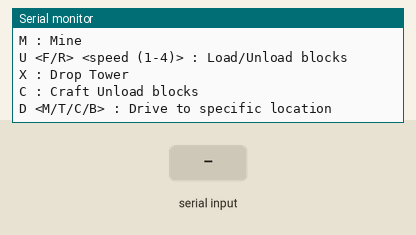
Recording of a sketch running on a simulated Arduino Mega 2560, built with avr-gcc and run on an emulated ATmega2560. Parts: the last lines printed to the serial monitor. The inputs (shaded band) are chosen by the test bench.

Above: at 1.2 s.
1.3 s: "1\n" received over Serial
At 2.3 s:
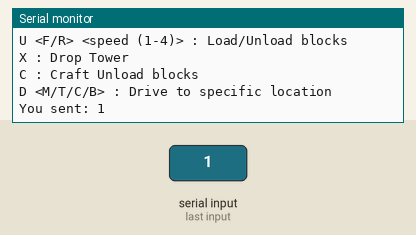
2.8 s: "0\n" received over Serial
At 3.4 s:
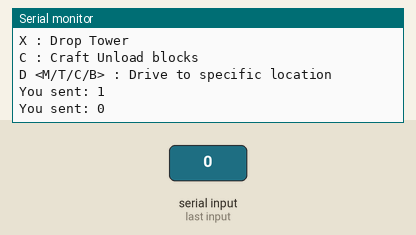
4.3 s: "2\n" received over Serial
At 5.7 s:
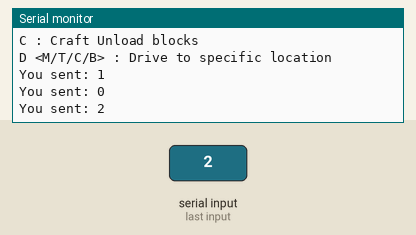

The sketch:

UnoPM10.ino
```cpp
// Library and Object Setup
#include <SoftwareSerial.h>
SoftwareSerial Serial1(2, 3); // RX, TX


// Variable Intialization
int startFlag = 255;
char command;
char direction;
int distAngle; // Distance / Angle input
int speedRadius; // Speed / Radius of turn

void setup()
{
  // Open serial communications with computer and wait for port to open:
  Serial.begin(57600);  // make sure to also select this baud rate in your Serial Monitor window

  // Wipe screen - ish
  Serial.print("\n\n\n\n\n\n\n\n\n");

  // Print Command Instructions
  Serial.println("\nHello! To send commands to the MEGA, type any of the following commands with spaces deliminating inputs:");
  Serial.println("Commands:\nS : Stop Current Action");
  Serial.println("E <F/R> <distance (cm)> <speed (cm/s)> : Drive in a straight line using encoders");
  Serial.println("L <F/R> <distance (cm)> <speed (cm/s)> : Line follow, if distance is 0, line follows until rangefinder detects a wall");
  Serial.println("T <L/R> <angle (deg)> : Turn in place");
  Serial.println("T <L/R> <angle (deg)> <radius of turn (cm)> : Turn in an arc");
  Serial.println("M : Mine");
  Serial.println("U <F/R> <speed (1-4)> : Load/Unload blocks");
  Serial.println("X : Drop Tower");
  Serial.println("C : Craft Unload blocks");
  Serial.println("D <M/T/C/B> : Drive to specific location");
  // Open serial communications with the other Arduino board
  Serial1.begin(115200);  // 115200
}


void loop(){
  if(Serial.available()){
    delay(20);
    String input = String(Serial.readStringUntil('\n'));
    Serial1.write(startFlag);
    Serial1.write(input.c_str());
    Serial1.write('\n');
    Serial.print("You sent: ");
    Serial.println(input);
  }
}
```

Measured:
- after the input at 1.3 s, the serial monitor: prints a new line at once (image 1)
- after the input at 2.8 s, the serial monitor: prints a new line at once (image 2)
- after the input at 4.3 s, the serial monitor: prints a new line at once (image 3)
